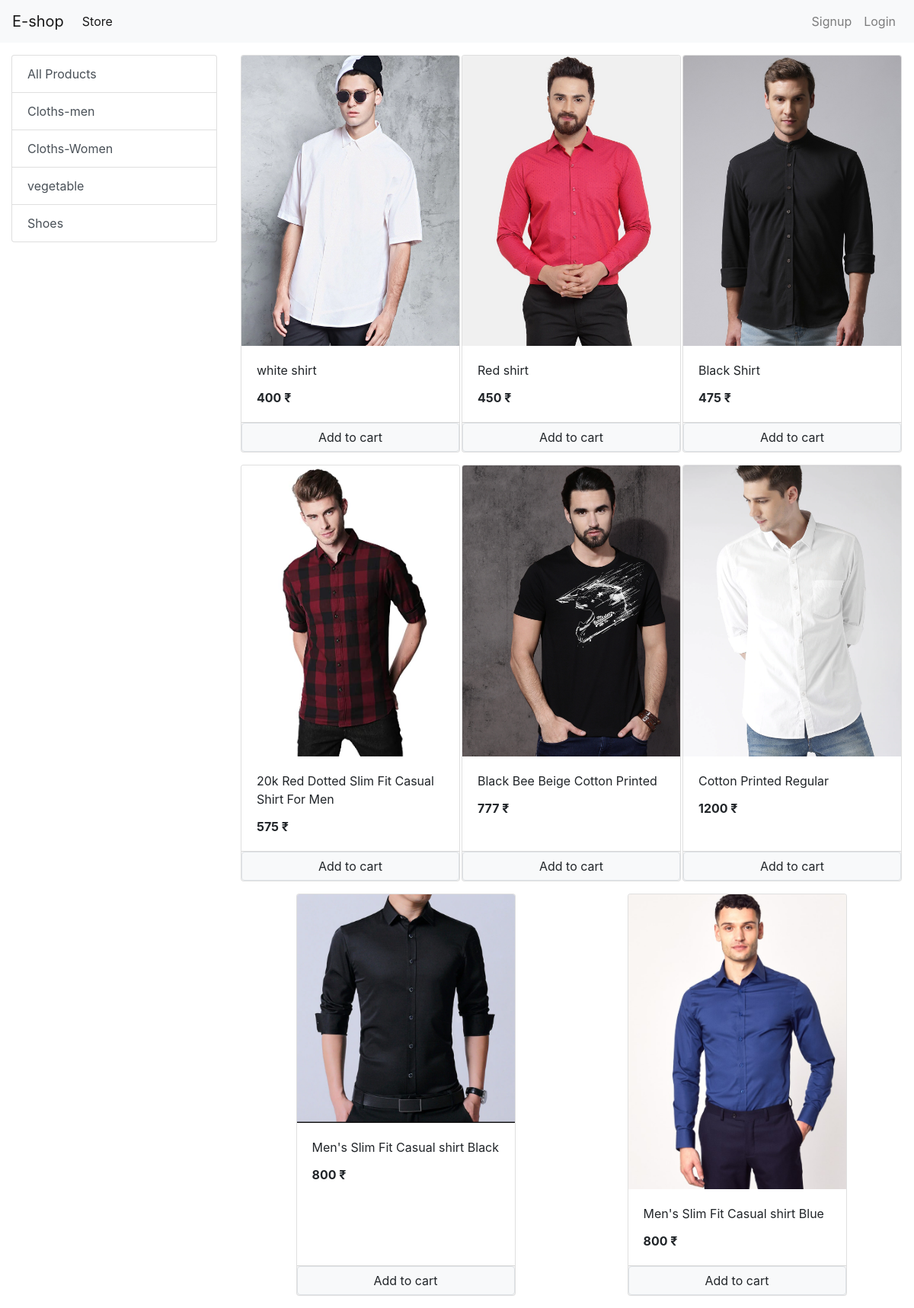
/?category=1, run on the app's committed database.
### store/models/category.py (models this page shows, shortened)
class Category(models.Model):
    name = models.CharField(max_length=20)
    @staticmethod
    def get_all_categories():
        return Category.objects.all()

### store/models/product.py (models this page shows, shortened)
class Product(models.Model):
    name = models.CharField(max_length=50)
    price = models.IntegerField(default=0)
    category = models.ForeignKey(Category, on_delete=models.CASCADE, default=1)
    description = models.CharField(max_length=200, default='', null=True, blank=True)
    image = models.ImageField(upload_to='uploads/products/')
    @staticmethod
    def get_all_products_by_categoryid(category_id):
        if category_id:
            return Product.objects.filter(category = category_id)
        else:
            return Product.get_all_products()

### store/views/home.py (the view, shortened to what this page needs)
# urls.py: path('', Home.as_view(), name='homepage'),
class Home(View):
    def get(self,request):
        cart = request.session.get('cart')
        if not cart:
            request.session.cart = {}
        products = None
        categories = Category.get_all_categories()
        category_id = request.GET.get('category')
        if category_id:
            products = Product.get_all_products_by_categoryid(category_id)
        else:
            products = Product.get_all_products()
        data = {}
        data['products'] = products
        data['categories'] = categories
        return render(request, 'home.html', data)

### store/templatetags/cart.py (called while the page is built)
@register.filter(name='is_in_cart')
def is_in_cart(product,cart):
    keys = cart.keys()
    for id in keys:
        if int(id) == product.id:
            return True
    return False

### store/templatetags/custom_filter.py (called while the page is built)
@register.filter(name='Currency')
def Currency(number):
    return str(number) +' ₹'

### store/templates/home.html (shortened to what this page needs)
{% extends 'base.html' %}
   {% block content %}
    {% load cart %}
{% load custom_filter %}
  <div class="container-fluid mt-3">
   <div class="row">
     <div class="col-lg-3 mx-auto">
       <div class="list-group">
         <a href="/" class="list-group-item list-group-item-action">All Products</a>
         {% for category in categories%}
           <a href="/?category={{category.id}}" class="list-group-item list-group-item-action">{{category.name}}</a>
         {% endfor %}
       </div>
     </div>
     <div id="products" class="col-lg-9 mx-auto">
        <div class="row mx-auto">
      {% for product in products%}
      <div class="card mx-auto mb-3" id="{{product.id}}" style="width: 18rem;">
        <img class="card-img-top" src="{{product.image.url}}" alt="Card image cap">
        <div class="card-body">
          <p class="card-title">{{product.name}}</p>
          <p class="card-text"><b>{{product.price|Currency}}</b></p>
        </div>
          <div class="card-footer p-0">
              {% if product|is_in_cart:request.session.cart%}
                  <div class="row no-gutters">
                     <form method="post" action="/#{{product.id}}" class="col-2">
                          {% csrf_token %}
                          <input type="text" hidden name="product" value="{{product.id}}">
                          <input type="text" hidden name="remove" value="True">
                          <input type="submit" value="-" class="btn-block btn btn-light">
                      </form>
                    <div class="text-center col ">
                       {{product|cart_quantity:request.session.cart}} in cart
                    </div>
                      <form method="post" action="/#{{product.id}}" class="col-2">
                          {% csrf_token %}
                          <input type="text" hidden name="product" value="{{product.id}}">
                          <input type="submit" value="+" class="btn-block btn btn-light">
                      </form>
                   </div>
              {% else %}
                    <form action="\#{{product.id}}" method="POST" class="btn-block">
                        <input type="submit"  value="Add to cart" class=" float-right btn btn-light border form-control">
                    </form>
              {% endif %}
          </div>
      </div>
      {% endfor %}
    </div>
     </div>
   </div>
  </div>
 {% endblock %}

### data on the page
Category: name "Cloths-men"
Category: name "Cloths-Women"
Category: name "vegetable"
Category: name "Shoes"
Product: image (picture), name "white shirt", price|Currency "400 ₹"
Product: image (picture), name "Red shirt", price|Currency "450 ₹"
Product: image (picture), name "Black Shirt", price|Currency "475 ₹"
Product: image (picture), name "20k Red Dotted Slim Fit Casual Shirt For Men", price|Currency "575 ₹"
Product: image (picture), name "Black Bee Beige Cotton Printed", price|Currency "777 ₹"
Product: image (picture), name "Cotton Printed Regular", price|Currency "1200 ₹"
Product: image (picture), name "Men's Slim Fit Casual shirt Black", price|Currency "800 ₹"
Product: image (picture), name "Men's Slim Fit Casual shirt Blue", price|Currency "800 ₹"
